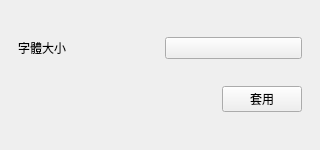
<?xml version="1.0" encoding="UTF-8"?>
<ui version="4.0">
 <class>fontSizeDialogContent</class>
 <widget class="QWidget" name="fontSizeDialogContent">
  <property name="geometry">
   <rect>
    <x>0</x>
    <y>0</y>
    <width>320</width>
    <height>150</height>
   </rect>
  </property>
  <property name="minimumSize">
   <size>
    <width>320</width>
    <height>150</height>
   </size>
  </property>
  <property name="maximumSize">
   <size>
    <width>320</width>
    <height>150</height>
   </size>
  </property>
  <property name="windowTitle">
   <string>字體大小</string>
  </property>
  <layout class="QGridLayout" name="fontSizeLayout">
   <property name="horizontalSpacing">
    <number>10</number>
   </property>
   <property name="verticalSpacing">
    <number>8</number>
   </property>
   <property name="leftMargin">
    <number>18</number>
   </property>
   <property name="topMargin">
    <number>18</number>
   </property>
   <property name="rightMargin">
    <number>18</number>
   </property>
   <property name="bottomMargin">
    <number>18</number>
   </property>
   <item row="0" column="0">
    <widget class="BodyLabel" name="fontSizeLabel">
     <property name="text">
      <string>字體大小</string>
     </property>
    </widget>
   </item>
   <item row="0" column="1">
    <widget class="ComboBox" name="fontSizeCombo" />
   </item>
   <item row="1" column="1" alignment="Qt::AlignRight">
    <widget class="PrimaryPushButton" name="applyButton">
     <property name="text">
      <string>套用</string>
     </property>
    </widget>
   </item>
  </layout>
 </widget>
 <customwidgets>
  <customwidget>
   <class>BodyLabel</class>
   <extends>QLabel</extends>
   <header>qfluentwidgets</header>
  </customwidget>
  <customwidget>
   <class>ComboBox</class>
   <extends>QPushButton</extends>
   <header>qfluentwidgets</header>
  </customwidget>
  <customwidget>
   <class>PrimaryPushButton</class>
   <extends>QPushButton</extends>
   <header>qfluentwidgets</header>
  </customwidget>
 </customwidgets>
 <resources />
 <connections />
</ui>
